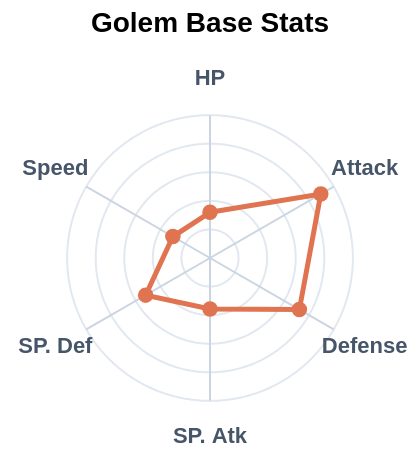

Express this chart as Vega-Lite.
### Vega-Lite specification from a JSON file in a GitHub repository (floating-point values rounded to 4 significant figures; data arrays with more than 128 entries replaced by an {"elided": "..."} marker saying what was removed)
{"config": {"view": {"continuousWidth": 300, "continuousHeight": 300, "strokeWidth": 0}}, "layer": [{"data": {"name": "data-01570c81a95b23ec95a2474306995e08"}, "mark": {"type": "line", "color": "#e2e8f0", "strokeWidth": 1}, "encoding": {"detail": {"field": "ring", "type": "nominal"}, "order": {"field": "order", "type": "quantitative"}, "x": {"axis": null, "field": "x", "scale": {"domain": [-1.4, 1.4]}, "type": "quantitative"}, "y": {"axis": null, "field": "y", "scale": {"domain": [-1.4, 1.4]}, "type": "quantitative"}}}, {"data": {"name": "data-f597a56bfd5ec76d718153f04427f758"}, "mark": {"type": "line", "color": "#cbd5e1", "strokeWidth": 1}, "encoding": {"detail": {"field": "group", "type": "nominal"}, "order": {"field": "x", "type": "quantitative"}, "x": {"axis": null, "field": "x", "scale": {"domain": [-1.4, 1.4]}, "type": "quantitative"}, "y": {"axis": null, "field": "y", "scale": {"domain": [-1.4, 1.4]}, "type": "quantitative"}}}, {"data": {"name": "data-cb6fef5d40d51ae2efc454c1408403fb"}, "mark": {"type": "line", "color": "#E07451", "strokeWidth": 2.5}, "encoding": {"order": {"field": "order", "type": "quantitative"}, "tooltip": [{"field": "stat", "title": "Stat", "type": "nominal"}, {"field": "value", "title": "Value", "type": "quantitative"}], "x": {"axis": null, "field": "x", "scale": {"domain": [-1.4, 1.4]}, "type": "quantitative"}, "y": {"axis": null, "field": "y", "scale": {"domain": [-1.4, 1.4]}, "type": "quantitative"}}}, {"data": {"name": "data-473417acdafa6f0c8a2d5ae0e3c9a429"}, "mark": {"type": "point", "color": "#E07451", "filled": true, "opacity": 1.0, "size": 60}, "encoding": {"tooltip": [{"field": "stat", "title": "Stat", "type": "nominal"}, {"field": "value", "title": "Value", "type": "quantitative"}], "x": {"axis": null, "field": "x", "scale": {"domain": [-1.4, 1.4]}, "type": "quantitative"}, "y": {"axis": null, "field": "y", "scale": {"domain": [-1.4, 1.4]}, "type": "quantitative"}}}, {"data": {"name": "data-7d5d626fe7e057b84461f86c71bee8a1"}, "mark": {"type": "text", "color": "#475569", "fontSize": 11, "fontWeight": "bold"}, "encoding": {"text": {"field": "label", "type": "nominal"}, "tooltip": [{"field": "label", "title": "Stat", "type": "nominal"}, {"field": "value", "title": "Value", "type": "quantitative"}], "x": {"axis": null, "field": "x", "scale": {"domain": [-1.4, 1.4]}, "type": "quantitative"}, "y": {"axis": null, "field": "y", "scale": {"domain": [-1.4, 1.4]}, "type": "quantitative"}}}], "height": 200, "title": {"text": "Golem Base Stats", "anchor": "middle", "fontSize": 14, "fontWeight": "bold", "offset": 10}, "width": 200, "$schema": "https://vega.github.io/schema/vega-lite/v6.1.0.json", "datasets": {"data-01570c81a95b23ec95a2474306995e08": {"elided": "1805 records"}, "data-f597a56bfd5ec76d718153f04427f758": [{"x": 0.0, "y": 0.0, "group": "HP"}, {"x": 0.0, "y": 0.0, "group": "Attack"}, {"x": 0.0, "y": 0.0, "group": "Defense"}, {"x": 0.0, "y": 0.0, "group": "SP. Atk"}, {"x": 0.0, "y": 0.0, "group": "SP. Def"}, {"x": 0.0, "y": 0.0, "group": "Speed"}, {"x": 6.123e-17, "y": 1.0, "group": "HP"}, {"x": 0.866, "y": 0.5, "group": "Attack"}, {"x": 0.866, "y": -0.5, "group": "Defense"}, {"x": 6.123e-17, "y": -1.0, "group": "SP. Atk"}, {"x": -0.866, "y": -0.5, "group": "SP. Def"}, {"x": -0.866, "y": 0.5, "group": "Speed"}], "data-cb6fef5d40d51ae2efc454c1408403fb": [{"x": 1.959e-17, "y": 0.32, "order": 0, "stat": "HP", "value": 80}, {"x": 0.7755, "y": 0.4478, "order": 1, "stat": "Attack", "value": 120}, {"x": 0.6255, "y": -0.3611, "order": 2, "stat": "Defense", "value": 130}, {"x": 2.187e-17, "y": -0.3571, "order": 3, "stat": "SP. Atk", "value": 55}, {"x": -0.4503, "y": -0.26, "order": 4, "stat": "SP. Def", "value": 65}, {"x": -0.2598, "y": 0.15, "order": 5, "stat": "Speed", "value": 45}, {"x": 1.959e-17, "y": 0.32, "order": 6, "stat": "HP", "value": 80}], "data-473417acdafa6f0c8a2d5ae0e3c9a429": [{"x": 1.959e-17, "y": 0.32, "order": 0, "stat": "HP", "value": 80}, {"x": 0.7755, "y": 0.4478, "order": 1, "stat": "Attack", "value": 120}, {"x": 0.6255, "y": -0.3611, "order": 2, "stat": "Defense", "value": 130}, {"x": 2.187e-17, "y": -0.3571, "order": 3, "stat": "SP. Atk", "value": 55}, {"x": -0.4503, "y": -0.26, "order": 4, "stat": "SP. Def", "value": 65}, {"x": -0.2598, "y": 0.15, "order": 5, "stat": "Speed", "value": 45}], "data-7d5d626fe7e057b84461f86c71bee8a1": [{"x": 7.654e-17, "y": 1.25, "label": "HP", "value": 80}, {"x": 1.083, "y": 0.625, "label": "Attack", "value": 120}, {"x": 1.083, "y": -0.625, "label": "Defense", "value": 130}, {"x": 7.654e-17, "y": -1.25, "label": "SP. Atk", "value": 55}, {"x": -1.083, "y": -0.625, "label": "SP. Def", "value": 65}, {"x": -1.083, "y": 0.625, "label": "Speed", "value": 45}]}}
